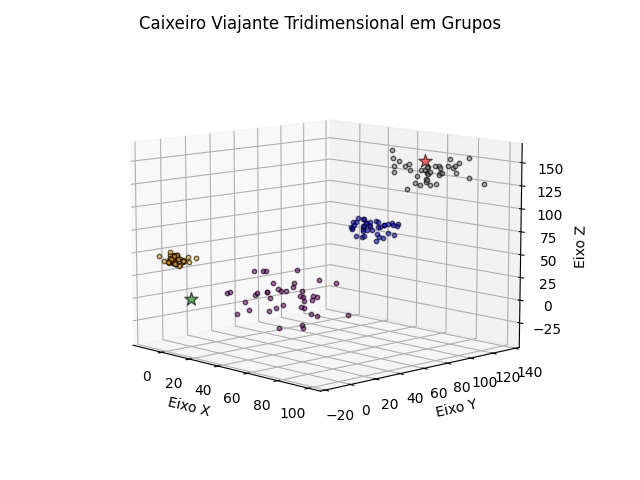

The script that drew this image:
import os
import sys
import numpy as np
import pandas as pd
import matplotlib.pyplot as plt

def get_data():
    os.chdir(os.path.dirname(os.path.realpath(__file__)))
    return pd.read_csv("CaixeroGrupos.csv", names=["X", "Y", "Z", "G"])

def createNavigationMap(data, dominio):
    x = np.linspace(start=[dominio[0][0], dominio[1][0]], stop=[dominio[0][1], dominio[1][1]], num=1000, axis=1)
    X1, X2 = np.meshgrid(x[0], x[1])
    fig = plt.figure()
    ax = fig.add_subplot(projection='3d')
    for i in range(data.tail(1).index.item() +1):
        if data.at[i, 'G'] == 0:
            ax.scatter(data.at[i, 'X'], data.at[i, 'Y'], data.at[i, 'Z'], marker='*', s=100, linewidth=1, color='green', edgecolors='black', alpha=0.6)
        elif data.at[i, 'G'] == 1:
            color = 'blue'
        elif data.at[i,'G'] == 2:
            color = "gray"
        elif data.at[i,'G'] == 3:
            color = "purple"
        elif data.at[i,'G'] == 4:
            color = "orange"
        if data.at[i, 'G'] != 0:
            ax.scatter(data.at[i, 'X'], data.at[i, 'Y'], data.at[i, 'Z'], marker=('*' if i == data.tail(1).index.item() else 'o'), s=(100 if i == data.tail(1).index.item() else 10), linewidth=1, color=('red' if i == data.tail(1).index.item() else color), edgecolors='black', alpha=0.6)
    ax.set_title('Caixeiro Viajante Tridimensional em Grupos')
    ax.set_xlabel('Eixo X')
    ax.set_ylabel('Eixo Y')
    ax.set_zlabel('Eixo Z')
    plt.tight_layout()
    ax.view_init(elev=30, azim=-65, roll=0.)
    plt.show()

def run() -> None:
    data = get_data()
    limites = [(data.iloc[:, 0].min(), data.iloc[:, 0].max()), (data.iloc[:, 1].min(), data.iloc[:, 1].max())]
    createNavigationMap(data, limites)

def close() -> None:
    sys.exit(0)

try:
    if __name__ == "__main__":
        run()
finally:
    close()
